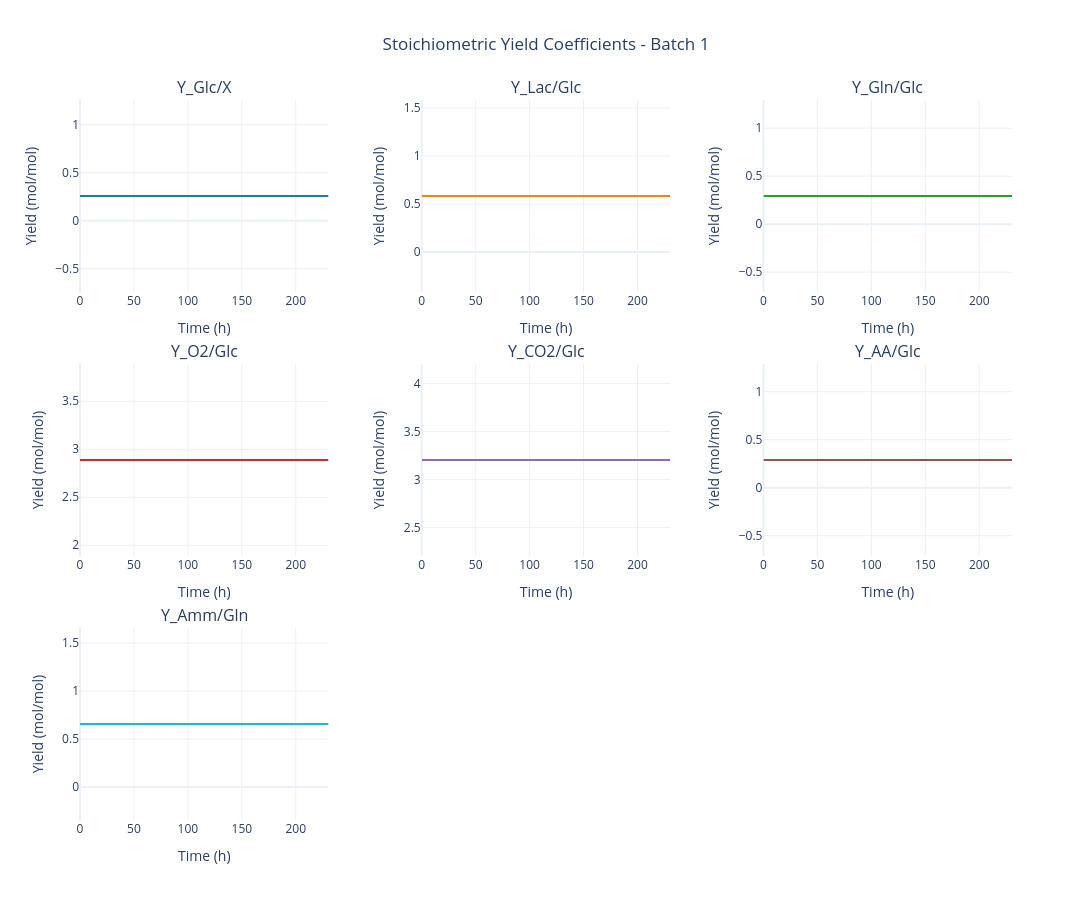

Source (notebook cell):
### Code cell
baseline_sim.data.plot_stoichiometric_yields()

### Figure 1 — Plotly figure (JSON) as saved in the notebook; plotly's stock layout.template omitted (floating-point values rounded to 4 significant figures; data arrays with more than 128 entries replaced by an {"elided": "..."} marker saying what was removed)
{"data": [{"line": {"color": "#1F77B4", "width": 2}, "mode": "lines", "name": "Y_Glc/X", "type": "scatter", "x": {"elided": "792 float values"}, "xaxis": "x", "y": {"elided": "792 float values"}, "yaxis": "y"}, {"line": {"color": "#FF7F0E", "width": 2}, "mode": "lines", "name": "Y_Lac/Glc", "type": "scatter", "x": {"elided": "792 float values"}, "xaxis": "x2", "y": {"elided": "792 float values"}, "yaxis": "y2"}, {"line": {"color": "#2CA02C", "width": 2}, "mode": "lines", "name": "Y_Gln/Glc", "type": "scatter", "x": {"elided": "792 float values"}, "xaxis": "x3", "y": {"elided": "792 float values"}, "yaxis": "y3"}, {"line": {"color": "#D62728", "width": 2}, "mode": "lines", "name": "Y_O2/Glc", "type": "scatter", "x": {"elided": "792 float values"}, "xaxis": "x4", "y": {"elided": "792 float values"}, "yaxis": "y4"}, {"line": {"color": "#9467BD", "width": 2}, "mode": "lines", "name": "Y_CO2/Glc", "type": "scatter", "x": {"elided": "792 float values"}, "xaxis": "x5", "y": {"elided": "792 float values"}, "yaxis": "y5"}, {"line": {"color": "#8C564B", "width": 2}, "mode": "lines", "name": "Y_AA/Glc", "type": "scatter", "x": {"elided": "792 float values"}, "xaxis": "x6", "y": {"elided": "792 float values"}, "yaxis": "y6"}, {"line": {"color": "#17BECF", "width": 2}, "mode": "lines", "name": "Y_Amm/Gln", "type": "scatter", "x": {"elided": "792 float values"}, "xaxis": "x7", "y": {"elided": "792 float values"}, "yaxis": "y7"}], "layout": {"annotations": [{"font": {"size": 16}, "showarrow": false, "text": "Y_Glc/X", "x": 0.1333, "xanchor": "center", "xref": "paper", "y": 1, "yanchor": "bottom", "yref": "paper"}, {"font": {"size": 16}, "showarrow": false, "text": "Y_Lac/Glc", "x": 0.5, "xanchor": "center", "xref": "paper", "y": 1, "yanchor": "bottom", "yref": "paper"}, {"font": {"size": 16}, "showarrow": false, "text": "Y_Gln/Glc", "x": 0.8667, "xanchor": "center", "xref": "paper", "y": 1, "yanchor": "bottom", "yref": "paper"}, {"font": {"size": 16}, "showarrow": false, "text": "Y_O2/Glc", "x": 0.1333, "xanchor": "center", "xref": "paper", "y": 0.6333, "yanchor": "bottom", "yref": "paper"}, {"font": {"size": 16}, "showarrow": false, "text": "Y_CO2/Glc", "x": 0.5, "xanchor": "center", "xref": "paper", "y": 0.6333, "yanchor": "bottom", "yref": "paper"}, {"font": {"size": 16}, "showarrow": false, "text": "Y_AA/Glc", "x": 0.8667, "xanchor": "center", "xref": "paper", "y": 0.6333, "yanchor": "bottom", "yref": "paper"}, {"font": {"size": 16}, "showarrow": false, "text": "Y_Amm/Gln", "x": 0.1333, "xanchor": "center", "xref": "paper", "y": 0.2667, "yanchor": "bottom", "yref": "paper"}], "height": 900, "hovermode": "x unified", "showlegend": false, "title": {"text": "Stoichiometric Yield Coefficients - Batch 1", "x": 0.5}, "width": 1300, "xaxis": {"anchor": "y", "domain": [0, 0.2667], "title": {"text": "Time (h)"}}, "xaxis2": {"anchor": "y2", "domain": [0.3667, 0.6333], "title": {"text": "Time (h)"}}, "xaxis3": {"anchor": "y3", "domain": [0.7333, 1], "title": {"text": "Time (h)"}}, "xaxis4": {"anchor": "y4", "domain": [0, 0.2667], "title": {"text": "Time (h)"}}, "xaxis5": {"anchor": "y5", "domain": [0.3667, 0.6333], "title": {"text": "Time (h)"}}, "xaxis6": {"anchor": "y6", "domain": [0.7333, 1], "title": {"text": "Time (h)"}}, "xaxis7": {"anchor": "y7", "domain": [0, 0.2667], "title": {"text": "Time (h)"}}, "xaxis8": {"anchor": "y8", "domain": [0.3667, 0.6333]}, "xaxis9": {"anchor": "y9", "domain": [0.7333, 1]}, "yaxis": {"anchor": "x", "domain": [0.7333, 1], "title": {"text": "Yield (mol/mol)"}}, "yaxis2": {"anchor": "x2", "domain": [0.7333, 1], "title": {"text": "Yield (mol/mol)"}}, "yaxis3": {"anchor": "x3", "domain": [0.7333, 1], "title": {"text": "Yield (mol/mol)"}}, "yaxis4": {"anchor": "x4", "domain": [0.3667, 0.6333], "title": {"text": "Yield (mol/mol)"}}, "yaxis5": {"anchor": "x5", "domain": [0.3667, 0.6333], "title": {"text": "Yield (mol/mol)"}}, "yaxis6": {"anchor": "x6", "domain": [0.3667, 0.6333], "title": {"text": "Yield (mol/mol)"}}, "yaxis7": {"anchor": "x7", "domain": [0, 0.2667], "title": {"text": "Yield (mol/mol)"}}, "yaxis8": {"anchor": "x8", "domain": [0, 0.2667]}, "yaxis9": {"anchor": "x9", "domain": [0, 0.2667]}}}
